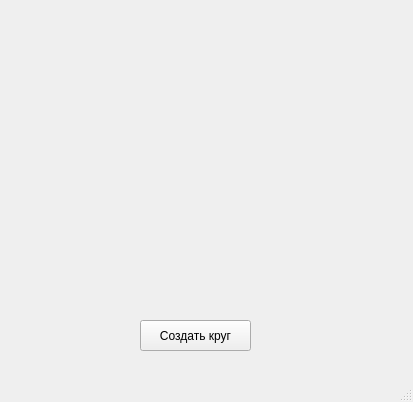
<?xml version="1.0" encoding="UTF-8"?>
<ui version="4.0">
 <class>MainWindow</class>
 <widget class="QMainWindow" name="MainWindow">
  <property name="geometry">
   <rect>
    <x>0</x>
    <y>0</y>
    <width>413</width>
    <height>402</height>
   </rect>
  </property>
  <property name="windowTitle">
   <string>MainWindow</string>
  </property>
  <widget class="QWidget" name="centralwidget">
   <widget class="QToolButton" name="btn">
    <property name="geometry">
     <rect>
      <x>140</x>
      <y>320</y>
      <width>111</width>
      <height>31</height>
     </rect>
    </property>
    <property name="text">
     <string>Создать круг</string>
    </property>
   </widget>
  </widget>
  <widget class="QMenuBar" name="menubar">
   <property name="geometry">
    <rect>
     <x>0</x>
     <y>0</y>
     <width>413</width>
     <height>22</height>
    </rect>
   </property>
  </widget>
  <widget class="QStatusBar" name="statusbar"/>
 </widget>
 <resources/>
 <connections/>
</ui>
